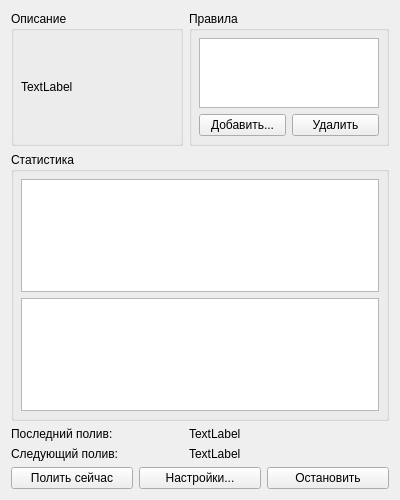
<?xml version="1.0" encoding="UTF-8"?>
<ui version="4.0">
 <class>PlantWidget</class>
 <widget class="QWidget" name="PlantWidget">
  <property name="geometry">
   <rect>
    <x>0</x>
    <y>0</y>
    <width>400</width>
    <height>500</height>
   </rect>
  </property>
  <property name="sizePolicy">
   <sizepolicy hsizetype="Minimum" vsizetype="Minimum">
    <horstretch>0</horstretch>
    <verstretch>0</verstretch>
   </sizepolicy>
  </property>
  <property name="minimumSize">
   <size>
    <width>400</width>
    <height>500</height>
   </size>
  </property>
  <property name="windowTitle">
   <string>Грядка по умолчанию</string>
  </property>
  <layout class="QGridLayout" name="gridLayout">
   <item row="2" column="0">
    <widget class="QLabel" name="label_2">
     <property name="text">
      <string>Последний полив:</string>
     </property>
    </widget>
   </item>
   <item row="3" column="0">
    <widget class="QLabel" name="label_4">
     <property name="text">
      <string>Следующий полив:</string>
     </property>
    </widget>
   </item>
   <item row="0" column="1">
    <widget class="QGroupBox" name="groupBox_2">
     <property name="maximumSize">
      <size>
       <width>200</width>
       <height>16777215</height>
      </size>
     </property>
     <property name="title">
      <string>Правила</string>
     </property>
     <layout class="QVBoxLayout" name="verticalLayout">
      <property name="leftMargin">
       <number>7</number>
      </property>
      <property name="topMargin">
       <number>7</number>
      </property>
      <property name="rightMargin">
       <number>7</number>
      </property>
      <property name="bottomMargin">
       <number>7</number>
      </property>
      <item>
       <widget class="QListWidget" name="liwPlantRules"/>
      </item>
      <item>
       <layout class="QHBoxLayout" name="horizontalLayout">
        <item>
         <widget class="QPushButton" name="btnPlantRuleAdd">
          <property name="text">
           <string>Добавить...</string>
          </property>
         </widget>
        </item>
        <item>
         <widget class="QPushButton" name="btnPlantRuleRmv">
          <property name="text">
           <string>Удалить</string>
          </property>
         </widget>
        </item>
       </layout>
      </item>
     </layout>
    </widget>
   </item>
   <item row="5" column="0" colspan="2">
    <layout class="QHBoxLayout" name="horizontalLayout_2">
     <item>
      <widget class="QPushButton" name="btnWaterNow">
       <property name="text">
        <string>Полить сейчас</string>
       </property>
      </widget>
     </item>
     <item>
      <widget class="QPushButton" name="btnSettings">
       <property name="text">
        <string>Настройки...</string>
       </property>
      </widget>
     </item>
     <item>
      <widget class="QPushButton" name="btnTerminate">
       <property name="text">
        <string>Остановить</string>
       </property>
      </widget>
     </item>
    </layout>
   </item>
   <item row="3" column="1">
    <widget class="QLabel" name="lblNextWatering">
     <property name="text">
      <string>TextLabel</string>
     </property>
    </widget>
   </item>
   <item row="0" column="0">
    <widget class="QGroupBox" name="groupBox">
     <property name="title">
      <string>Описание</string>
     </property>
     <layout class="QVBoxLayout" name="verticalLayout_2">
      <property name="leftMargin">
       <number>7</number>
      </property>
      <property name="topMargin">
       <number>7</number>
      </property>
      <property name="rightMargin">
       <number>7</number>
      </property>
      <property name="bottomMargin">
       <number>7</number>
      </property>
      <item>
       <widget class="QLabel" name="lblPlantDesc">
        <property name="text">
         <string>TextLabel</string>
        </property>
       </widget>
      </item>
     </layout>
    </widget>
   </item>
   <item row="1" column="0" colspan="2">
    <widget class="QGroupBox" name="groupBox_3">
     <property name="title">
      <string>Статистика</string>
     </property>
     <layout class="QVBoxLayout" name="verticalLayout_3">
      <property name="leftMargin">
       <number>7</number>
      </property>
      <property name="topMargin">
       <number>7</number>
      </property>
      <property name="rightMargin">
       <number>7</number>
      </property>
      <property name="bottomMargin">
       <number>7</number>
      </property>
      <item>
       <widget class="QGraphicsView" name="gfwTemp"/>
      </item>
      <item>
       <widget class="QGraphicsView" name="gfwHumidity"/>
      </item>
     </layout>
    </widget>
   </item>
   <item row="2" column="1">
    <widget class="QLabel" name="lblLastWatering">
     <property name="text">
      <string>TextLabel</string>
     </property>
    </widget>
   </item>
  </layout>
 </widget>
 <resources/>
 <connections/>
</ui>
